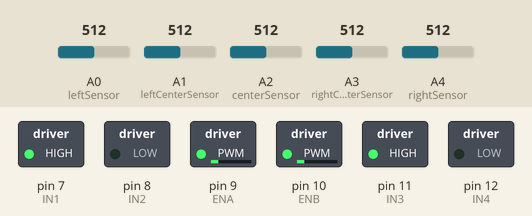
Recording of a sketch running on a simulated Arduino Uno, built with avr-gcc and run on an emulated ATmega328P. On the bench: switched loads named in the sketch (green lamp = pin HIGH). Inputs (shaded band) come from the test bench; at power-on: A0 (leftSensor) = 512, A4 (rightSensor) = 512, A3 (rightCenterSensor) = 512, A1 (leftCenterSensor) = 512, A2 (centerSensor) = 512.

Above: at 1.2 s.
1.3 s: A0 (leftSensor) set to 633
At 2.5 s:
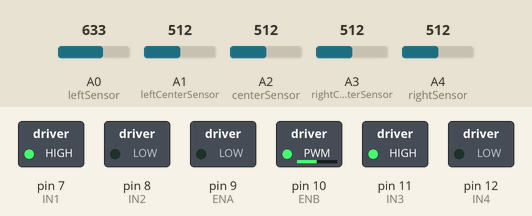
2.8 s: A4 (rightSensor) set to 581
At 3.8 s:
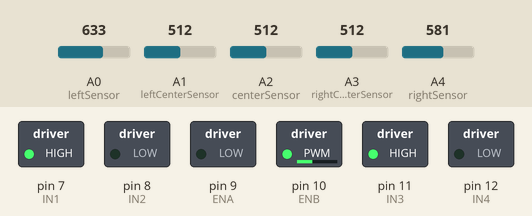
4.3 s: A4 (rightSensor) set to 598
At 5.0 s:
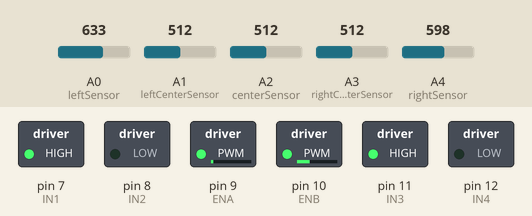
5.8 s: A3 (rightCenterSensor) set to 633
At 6.2 s:
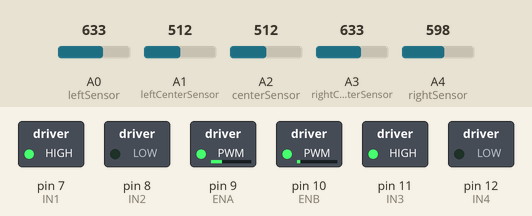
7.3 s: A1 (leftCenterSensor) set to 306
At 8.5 s:
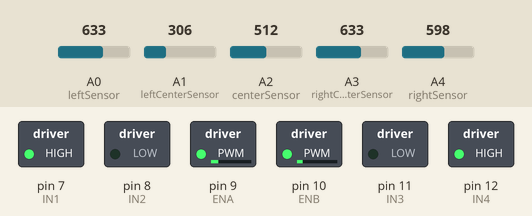
8.8 s: A2 (centerSensor) set to 410
10.3 s: A2 (centerSensor) set to 390
At 10.6 s:
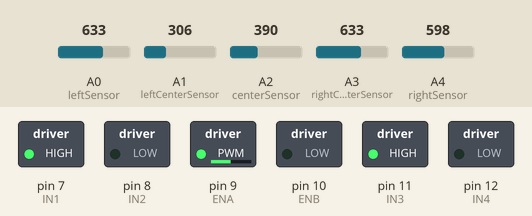
Timing chart, 0 to 12.8 s (numbered marks = the images above; inputs shaded):
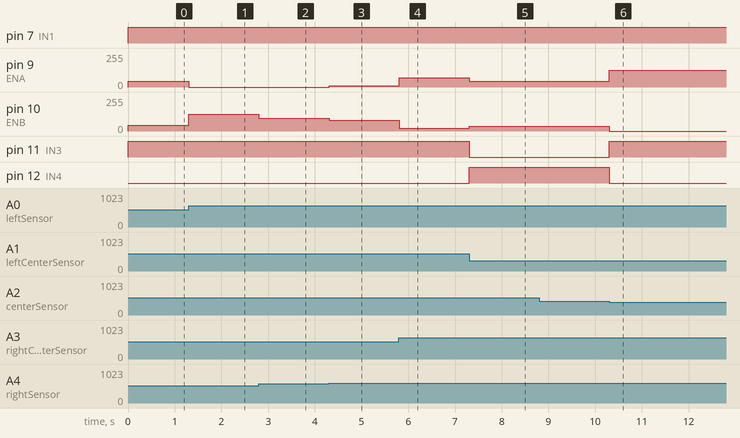

Measured:
- the behaviour switches between 400 and 399 on A2 (centerSensor) (found by bisection; images 5 and 6)
- after the input at 1.3 s, pin 9 (ENA): 45/255 → 0/255 at once; pin 10 (ENB): 45/255 → 125/255 at once
- after the input at 2.8 s, pin 10 (ENB): 125/255 → 97/255 at once
- after the input at 4.3 s, pin 9 (ENA): 0/255 → 10/255 at once; pin 10 (ENB): 97/255 → 80/255 at once
- after the input at 5.8 s, pin 9 (ENA): 10/255 → 70/255 at once; pin 10 (ENB): 80/255 → 20/255 at once
- after the input at 7.3 s, pin 9 (ENA): 70/255 → 45/255 at once; pin 10 (ENB): 20/255 → 35/255 at once; pin 11 (IN3): HIGH → LOW at once; pin 12 (IN4): LOW → HIGH at once
- after the input at 8.8 s, every drawn part: stays the same
- after the input at 10.3 s, pin 9 (ENA): 45/255 → 125/255 at once; pin 10 (ENB): 35/255 → 0/255 at once; pin 11 (IN3): LOW → HIGH at once; pin 12 (IN4): HIGH → LOW at once

The sketch:

LT_5ch_90degTurnOf2ch_jul7a.ino
```cpp
// Sensor pin definitions
#define leftSensor A0
#define leftCenterSensor A1
#define centerSensor A2
#define rightCenterSensor A3
#define rightSensor A4

// Motor 1 control pins
#define ENA 9
#define IN1 7
#define IN2 8

// Motor 2 control pins
#define ENB 10
#define IN3 11
#define IN4 12

#define THRESHOLD 623 // Adjusted threshold for inverted sensor values
#define BASE_SPEED 45
#define MAX_SPEED 125
#define TURN_SPEED 35
#define HARD_TURN_SPEED 25

void setup() {
  pinMode(ENA, OUTPUT);
  pinMode(IN1, OUTPUT);
  pinMode(IN2, OUTPUT);
  pinMode(ENB, OUTPUT);
  pinMode(IN3, OUTPUT);
  pinMode(IN4, OUTPUT);

  pinMode(leftSensor, INPUT);
  pinMode(leftCenterSensor, INPUT);
  pinMode(centerSensor, INPUT);
  pinMode(rightCenterSensor, INPUT);
  pinMode(rightSensor, INPUT);

  analogWrite(ENA, BASE_SPEED);
  analogWrite(ENB, BASE_SPEED);
}

void loop() {
  int leftValue = 1023 - analogRead(leftSensor);
  int leftCenterValue = 1023 - analogRead(leftCenterSensor);
  int centerValue = 1023 - analogRead(centerSensor);
  int rightCenterValue = 1023 - analogRead(rightCenterSensor);
  int rightValue = 1023 - analogRead(rightSensor);

  int error = (-2 * leftValue - leftCenterValue + rightCenterValue + 2 * rightValue) / 2;

  int speedLeft = BASE_SPEED - error;
  int speedRight = BASE_SPEED + error;

  speedLeft = constrain(speedLeft, 0, MAX_SPEED);
  speedRight = constrain(speedRight, 0, MAX_SPEED);

  if (centerValue > THRESHOLD) {
    // Go forward
    digitalWrite(IN1, HIGH);
    digitalWrite(IN2, LOW);
    digitalWrite(IN3, HIGH);
    digitalWrite(IN4, LOW);
    analogWrite(ENA, speedLeft);
    analogWrite(ENB, speedRight);
  } else if (leftValue > THRESHOLD || leftCenterValue > THRESHOLD) {
    // Turn left
    digitalWrite(IN1, HIGH);
    digitalWrite(IN2, LOW);
    digitalWrite(IN3, LOW);
    digitalWrite(IN4, HIGH);

    if (leftValue > THRESHOLD + 200) {
      analogWrite(ENA, BASE_SPEED);
      analogWrite(ENB, HARD_TURN_SPEED);
    } else {
      analogWrite(ENA, BASE_SPEED);
      analogWrite(ENB, TURN_SPEED);
    }
  } else if (rightValue > THRESHOLD || rightCenterValue > THRESHOLD) {
    // Turn right
    digitalWrite(IN1, LOW);
    digitalWrite(IN2, HIGH);
    digitalWrite(IN3, HIGH);
    digitalWrite(IN4, LOW);

    if (rightValue > THRESHOLD + 200) {
      analogWrite(ENA, HARD_TURN_SPEED);
      analogWrite(ENB, BASE_SPEED);
    } else {
      analogWrite(ENA, TURN_SPEED);
      analogWrite(ENB, BASE_SPEED);
    }
  } else {
    // Go forward
    digitalWrite(IN1, HIGH);
    digitalWrite(IN2, LOW);
    digitalWrite(IN3, HIGH);
    digitalWrite(IN4, LOW);
    analogWrite(ENA, speedLeft);
    analogWrite(ENB, speedRight);
  }

  delay(10);
}
```
